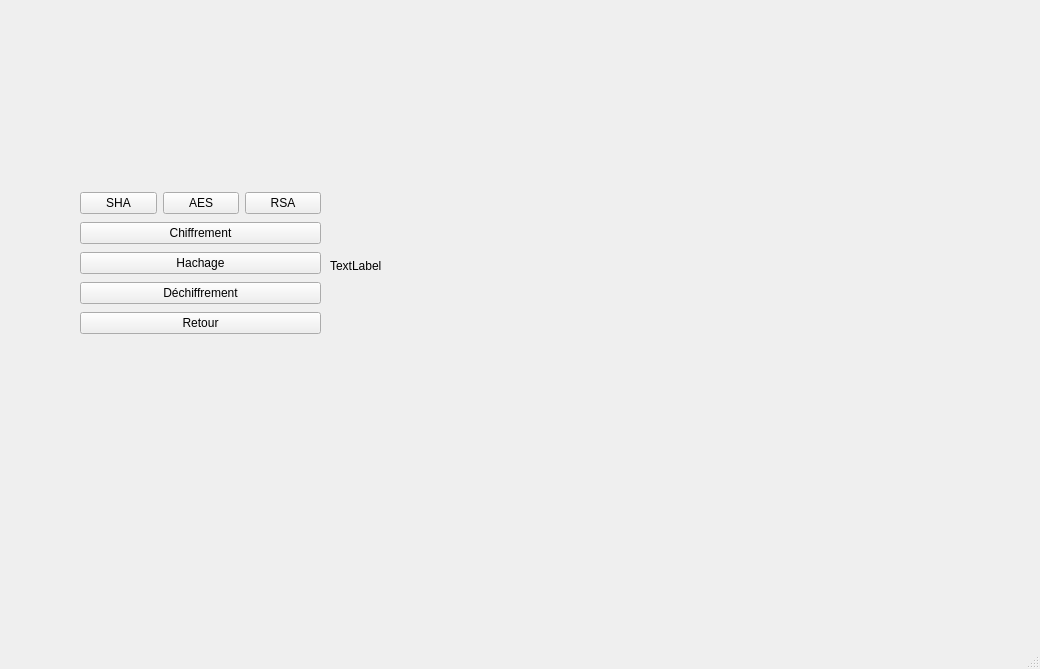
<?xml version="1.0" encoding="UTF-8"?>
<ui version="4.0">
 <class>MainWindow</class>
 <widget class="QMainWindow" name="MainWindow">
  <property name="geometry">
   <rect>
    <x>0</x>
    <y>0</y>
    <width>1040</width>
    <height>669</height>
   </rect>
  </property>
  <property name="windowTitle">
   <string>MainWindow</string>
  </property>
  <widget class="QWidget" name="centralwidget">
   <widget class="QWidget" name="verticalLayoutWidget">
    <property name="geometry">
     <rect>
      <x>80</x>
      <y>190</y>
      <width>241</width>
      <height>148</height>
     </rect>
    </property>
    <layout class="QVBoxLayout" name="verticalLayout">
     <item>
      <layout class="QHBoxLayout" name="horizontalLayout">
       <item>
        <widget class="QPushButton" name="btnSHA">
         <property name="text">
          <string>SHA</string>
         </property>
        </widget>
       </item>
       <item>
        <widget class="QPushButton" name="btnAES">
         <property name="text">
          <string>AES</string>
         </property>
        </widget>
       </item>
       <item>
        <widget class="QPushButton" name="btnRSA">
         <property name="text">
          <string>RSA</string>
         </property>
        </widget>
       </item>
      </layout>
     </item>
     <item>
      <widget class="QPushButton" name="btnChiff">
       <property name="text">
        <string>Chiffrement</string>
       </property>
      </widget>
     </item>
     <item>
      <widget class="QPushButton" name="btnHash">
       <property name="text">
        <string>Hachage</string>
       </property>
      </widget>
     </item>
     <item>
      <widget class="QPushButton" name="btnDchiff">
       <property name="text">
        <string>Déchiffrement</string>
       </property>
      </widget>
     </item>
     <item>
      <widget class="QPushButton" name="btnRetour">
       <property name="text">
        <string>Retour</string>
       </property>
      </widget>
     </item>
    </layout>
   </widget>
   <widget class="QLabel" name="labelFileContent">
    <property name="geometry">
     <rect>
      <x>330</x>
      <y>130</y>
      <width>641</width>
      <height>271</height>
     </rect>
    </property>
    <property name="text">
     <string>TextLabel</string>
    </property>
   </widget>
  </widget>
  <widget class="QMenuBar" name="menubar">
   <property name="geometry">
    <rect>
     <x>0</x>
     <y>0</y>
     <width>1040</width>
     <height>22</height>
    </rect>
   </property>
  </widget>
  <widget class="QStatusBar" name="statusbar"/>
 </widget>
 <resources/>
 <connections/>
</ui>
